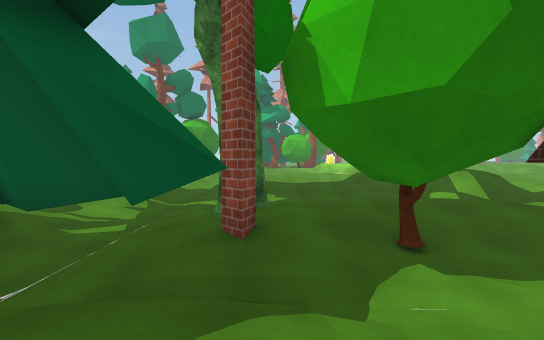
View 1 (above)

19 first-person views from a walk through a scene from a Unity 3-D project. The camera is 1.5 m above the floor, tilts 2° down and sees 85° across. The floor is counted in squares, 2 m on a side. Each view is taken from the middle of a square. On the plan, view 1 faces up. The plan holds only what a view shows up to about 10 squares ahead; the rest is blank. The place goes on beyond the plan. The player is left out. Some surface patterns are stand-ins.

View 2
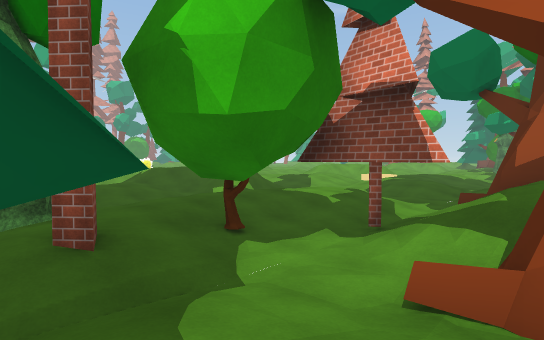

View 3
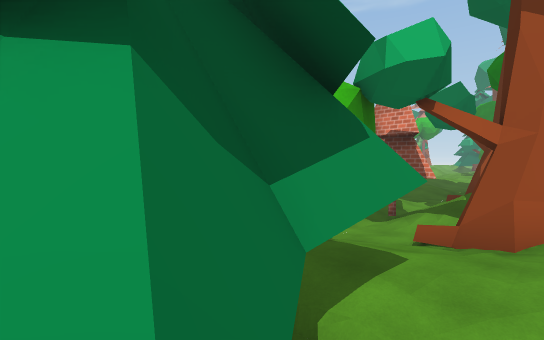

View 4
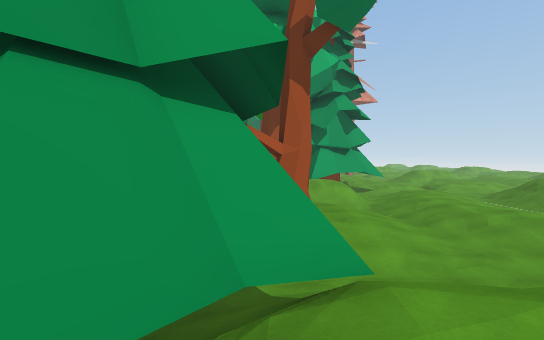

View 5
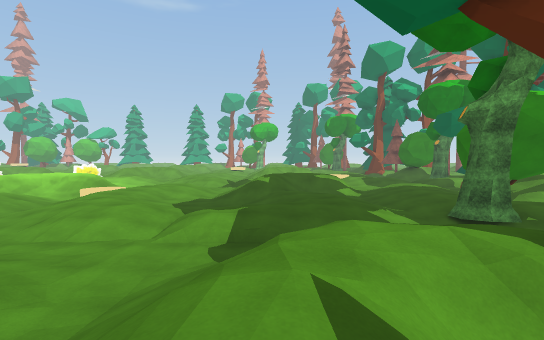

View 6
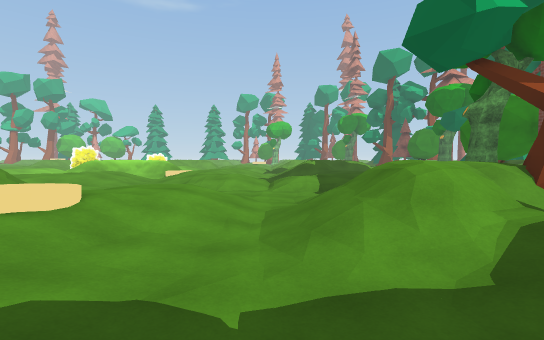

View 7
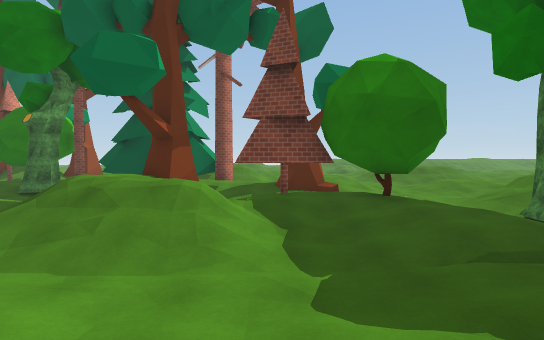

View 8
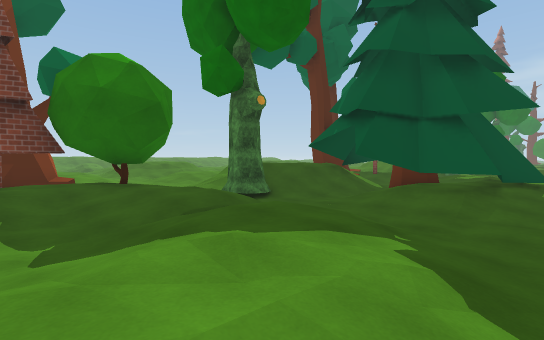

View 9
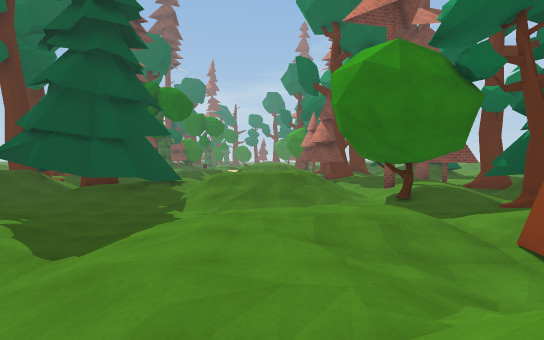

View 10
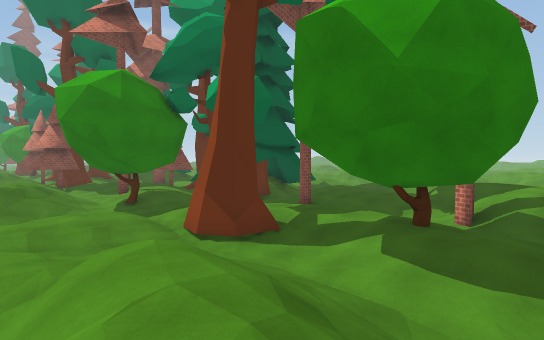

View 11
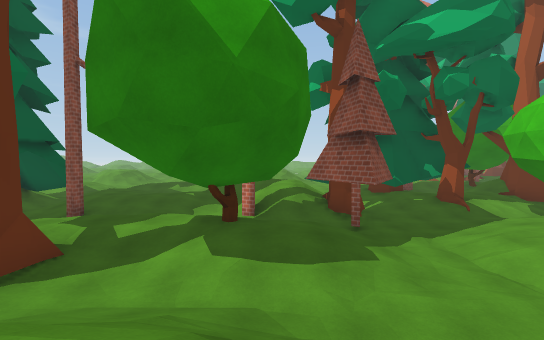

View 12
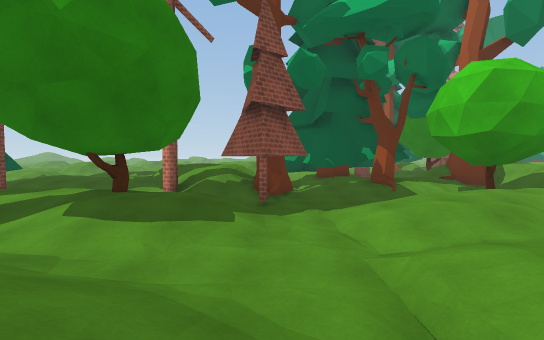

View 13
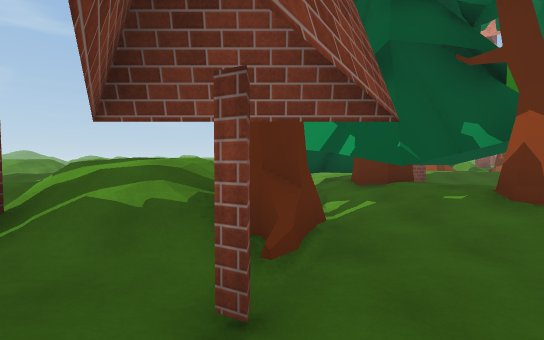

View 14
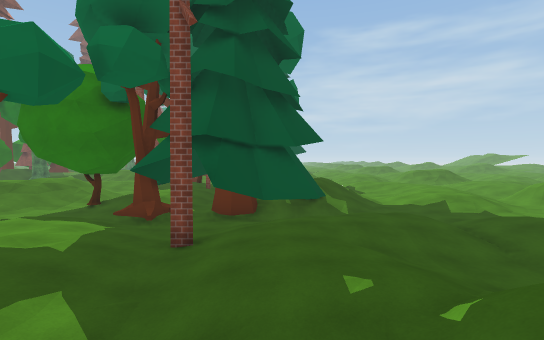

View 15
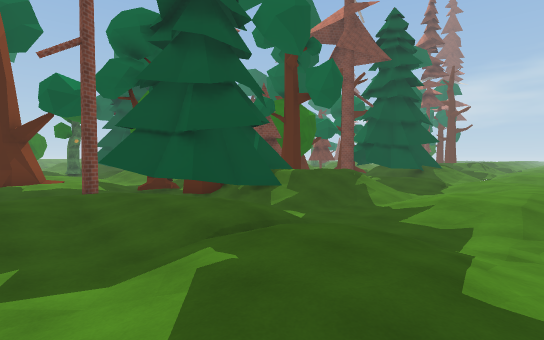

View 16
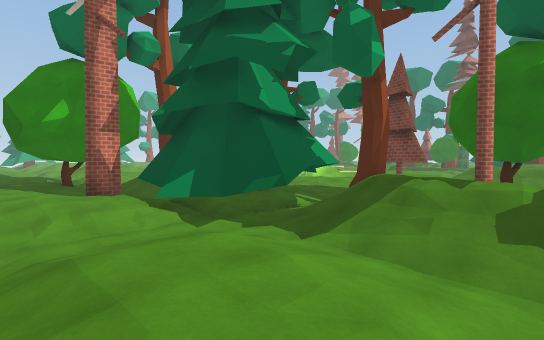

View 17
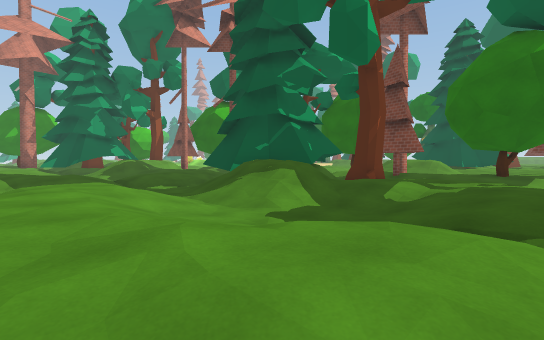

View 18
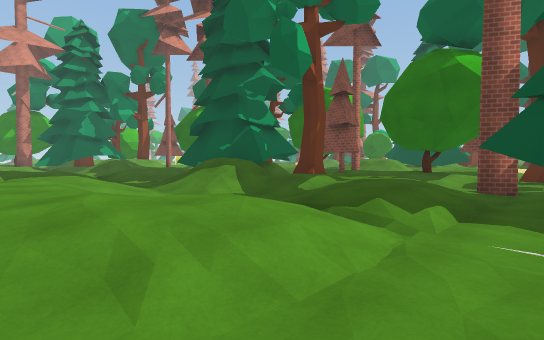

View 19
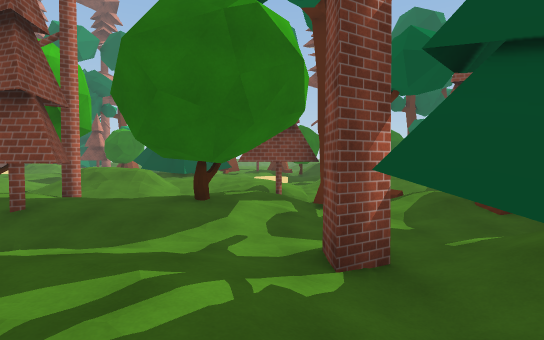

### Floor plan
Key: @ floor where view 1 was taken; # wall or solid block; x gap in a wall; . main floor; : floor 0.25 m higher than the main floor; - floor 0.25 m lower than the main floor; + floor 0.5 m higher than the main floor; _ floor 0.5 m lower than the main floor; < floor 0.75 m lower than the main floor; * floor 1 m higher than the main floor; / step, stairs or slope; = window, fence, low wall or low ledge; T tree; O other object.
Columns run from 23 left of view 1 to 3 right of it. Each row starts with its distance up from view 1.
 35 _<_-....//<<_-....//<<_-...
 34 _<-......-<_-..  ...__/....
 33 __../__/./_/../__/./_/..#__
 32 __//__<<_<<<//__<<_<<####<<
 31 <_./<_////</./<_////#####_/
 30  /.._//*////.._//*//####_#
 29 #/..../ /####...////=/....T
 28 /</.:. /#=/_#.:.//// ##T#./
 27 /#_///T/= #__#//<///T<_///<
 26  <<_///___<<<_//-/__<<<_/O#
 25 _<_-..#./##T_-...x//<<_-..
 24 _<-# ...:-_=.....#/._<-...
 23 TT..   #.#_/./TT_/./__../
 22  ##/  <<<<<<//#<<<<<<<//
 21    /</////< ./</////<_.
 20    ._//*/// .._//*////.
 19         /// ....///// ..
 18          //_/..//     /..//
 17         ///__///      _///<
 16       //__<<<_//      <_//
 15       ###/<</...+//  <_-...
 14        ..#_/...//.. __...//
 13        #-/< /./__/-/__/./__
 12       _/<<<///<<_/<<<///<<_
 11       # ////.-</////</.-<//
 10         //T=.O///*////..///
  9          // #O##///////:../
  8          //   ## T///</..//
  7          /<<    <##/<<<___<
  6         __<< TT///__<</T-//
  5         ./_<// ... /_<#....
  4                    ###...#/
  3                      ##xxO<
  2                      ##/<<#
  1                   ####.-//#
  0                  *####.@TT/
 -1                   /////:/x

Positions as (right, up) in squares from view 1, and headings:
1: (0, 0), facing up
2: (-1, 0), facing up-right
3: (-4, -1), facing up-right
4: (-6, 0), facing right
5: (-7, 10), facing right
6: (-10, 12), facing right
7: (-8, 15), facing down
8: (-8, 16), facing down-left
9: (-6, 19), facing left
10: (-4, 19), facing up-left
11: (-5, 19), facing up
12: (-3, 19), facing up
13: (-3, 24), facing up
14: (-5, 28), facing left
15: (-8, 35), facing down-left
16: (-7, 35), facing down-right
17: (-21, 35), facing down-right
18: (-23, 35), facing down-right
19: (-21, 30), facing down
